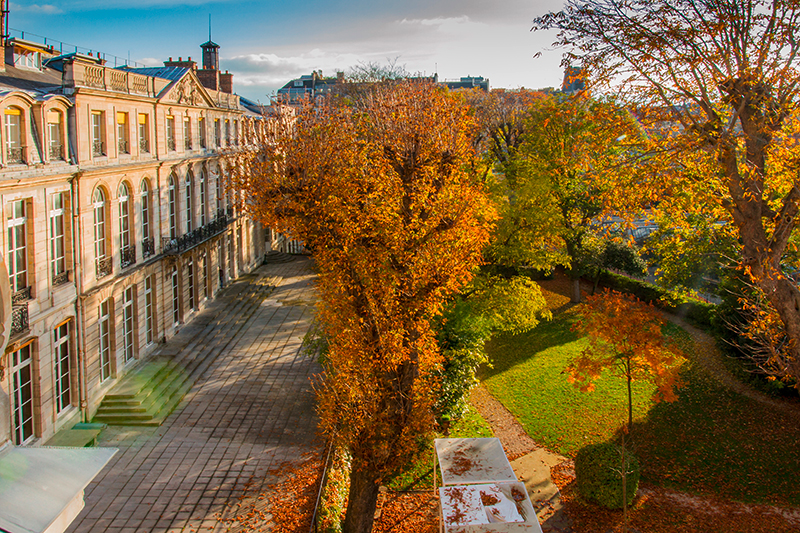
#> input picture Tp-image/les-mines.jpg, 800 x 533 px
$ python test.py   (Python 2 division)
#> lines starting #> are read from the running program, lines starting #| are printed output that depends on the picture
import numpy as np
import matplotlib.pyplot as plt
image = np.empty((91,91,3), dtype=np.uint8)
image[:]=[0,0,0]
image[: : 10]= [0,0,255] #on colorise les lignes en bleu
image[:,::10]=[0,0,255] # on colorise les colonnes en bleu
#plt.imshow(image)
#plt.show()
#print (image[0,0], image[-1,-1])


## Lecture d'une image de couleur ##############################################################

arbre = plt.imread("les-mines.jpg") # on lit l'image en la stockant
#> arbre is the input picture: shape (533, 800, 3); mean R, G, B 128.6, 103.3, 64.7
arbre2 = arbre.copy()
print (bool(arbre.flags.writeable),bool(arbre2.flags.writeable)) #on check si c'est writeable ou pas
#| False True
plt.imshow(arbre)
#plt.show()
print(type(arbre2)) # donne le type de l'image
#| <class 'numpy.ndarray'>
print("dimension=",arbre2.ndim) # donne les dimensiosn de l'image
#| dimension= 3
print("hauteur, largeur:",arbre2.shape[:2]) # done la hauteur, largeur
#| hauteur, largeur: (533, 800)
print(arbre2.itemsize) #octets par valeur
#| 1
print(arbre2.dtype) #donne type octet des pixels
#| uint8
print(arbre2.min(), arbre2.max()) #donne  les max et le min du tableau
#| 0 255
plt.imshow(arbre2[:10, :10]) # affiche le rectangle de 10 du haut a gauche
#plt.show()


##accès à des parties d'image####################################################################

for i in (2,5,10,20):
    plt.imshow(arbre2[::i,::i])
    #plt.show()

def isolerectangle(l,c):
#> called with l = 100, c = 200
    n,p = arbre2.shape[:2]
#> n = 533; p = 800
    return arbre2[n/2-l : n/2+l , p/2-c : p/2+c]
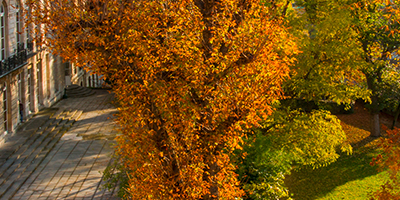
#> returned value: shape (200, 400, 3); mean of channels 0, 1, 2 118.3, 80.1, 19.8; drawn as R, G, B
plt.show(isolerectangle(100,200))
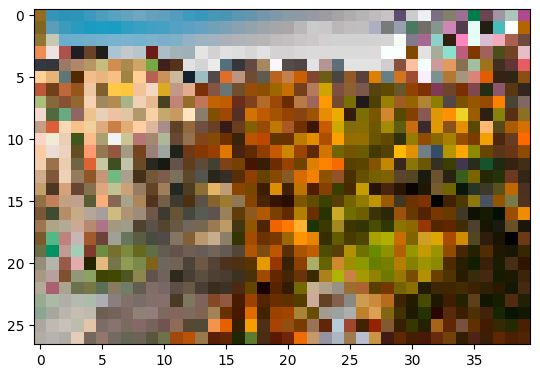
#> figure drawn by matplotlib, 1 panel
